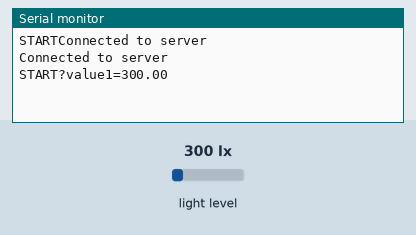
The sketch below on a simulated Arduino MKR. On the bench: the last lines printed to the serial monitor. The test bench sets the inputs (shaded band); at power-on: light level 300 lx. WiFi joins after 1.5 s; servers stay silent unless stated; web services answer with replies made up by the test bench.

Above: at 2.9 s.
3.0 s: light level set to 476 lx
At 5.8 s:
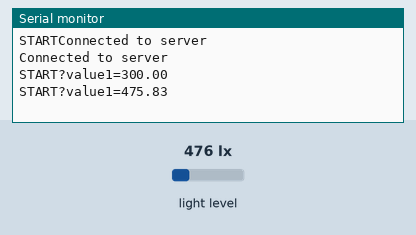
6.8 s: light level set to 517 lx
At 8.2 s:
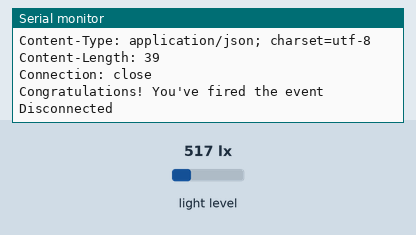
Timing chart, 0 to 9.8 s (numbered marks = the images above; inputs shaded):
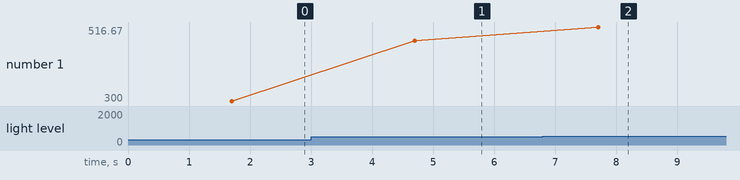

Measured:
- the behaviour switches between 500 and 501 lx on light level (found by bisection; images 1 and 2)
- after the input at 3.0 s, the serial monitor: prints a new line after 1.7 s (image 1)
- after the input at 6.8 s, the serial monitor: prints a new line after 0.90 s (image 2)
- plotted number 1: 300 → 475.83 after the input at 3.0 s, 475.83 → 516.67 after the input at 6.8 s

The sketch:

LightSensor.ino
```cpp
#include <WiFiNINA.h>
#include <BH1750.h>
#include <Wire.h>

// WiFi credentials
char ssid[] = "hotspot";
char pass[] = "123456781";

WiFiClient client;
BH1750 lightMeter;

// IFTTT Configuration
char   HOST_NAME[] = "maker.ifttt.com";
String PATH_NAME  = "/trigger/LightSensor/with/key/hFjRPOMEzP0oQw3wPTpxEBHI8K5mTve8CmyLAr2GWwd";
String queryString = "?value1=57&value2=25"; // Initial query parameters

void setup() {
  Serial.begin(9600);
  Serial.print("START");
  while (!Serial);

  WiFi.begin(ssid, pass);
  Wire.begin();

  // Connect to WiFi and IFTTT server
  while (true) {
    if (client.connect(HOST_NAME, 80)) {
      Serial.println("Connected to server");
      break;
    } else {
      Serial.println("Connection failed");
    }
    delay(500);
  }
  lightMeter.begin();
  Serial.println("Connected to server");
}

void loop() {
  Serial.print("START");
  float lux = lightMeter.readLightLevel();

  // Update the query parameters with the current light reading
  queryString = "?value1=" + String(lux);
  Serial.println(queryString);

  if (lux > 500) {
    // Send an HTTP GET request to IFTTT
    client.println("GET " + PATH_NAME + queryString + " HTTP/1.1");
    client.println("Host: " + String(HOST_NAME));
    client.println("Connection: close");
    client.println();

    while (client.connected()) {
      if (client.available()) {
        char c = client.read();
        Serial.print(c);
      }
    }
    client.stop();
    Serial.println();
    Serial.println("Disconnected");
  }

  // Reset the queryString and wait before the next reading
  queryString = "";
  delay(3000);
}
```
